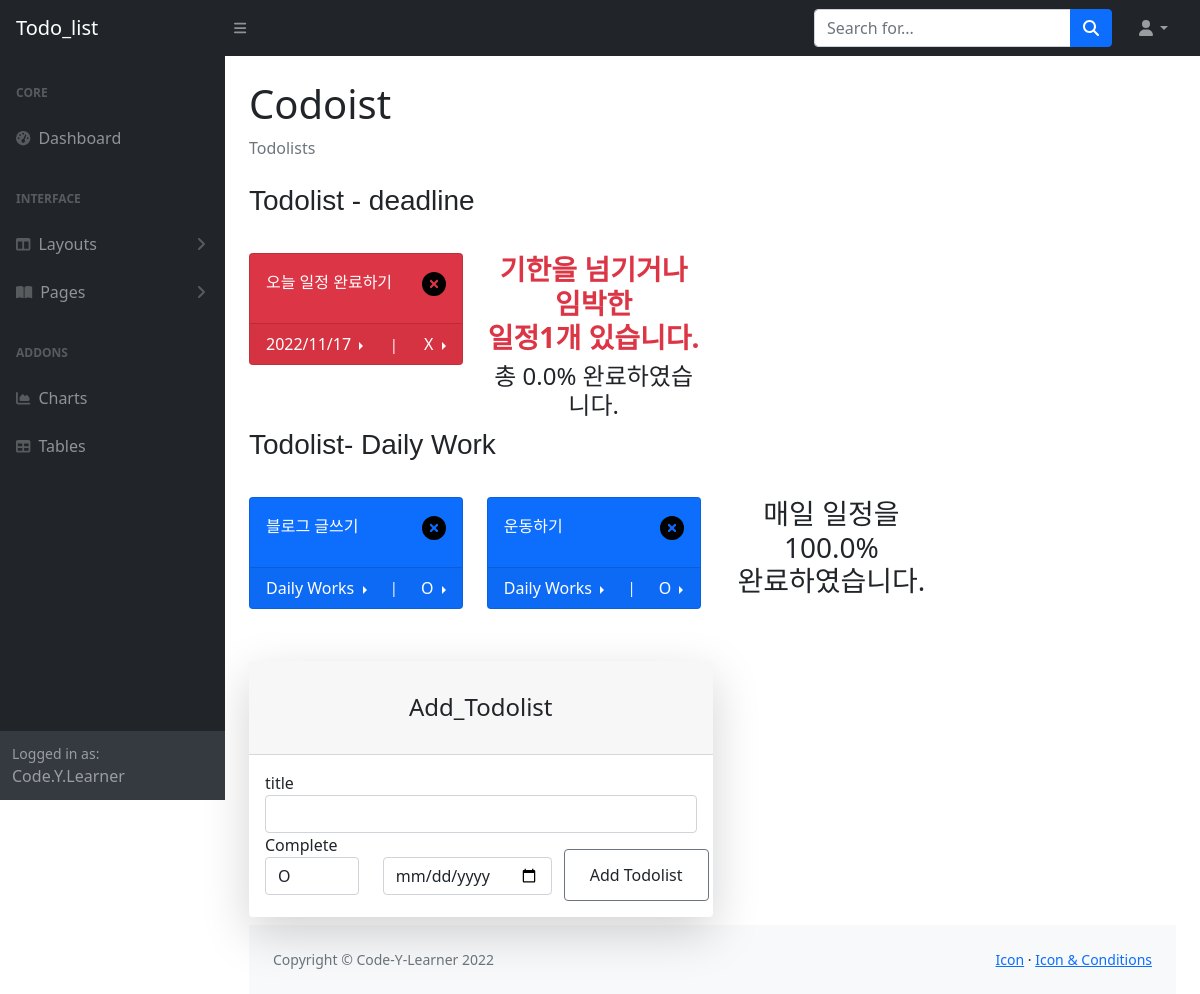
The page /dashboard/ (signed in) on the database its author committed.
### main.py (models this page shows)
class User(UserMixin, db.Model):
    __tablename__ = "users"
    id = db.Column(db.Integer, primary_key=True)
    email = db.Column(db.String(100), unique=True)
    password = db.Column(db.String(100))
    name = db.Column(db.String(100))
    code = db.Column(db.String(100))
    todo = relationship("TodoList", back_populates="author")
    timers = relationship("Timer", back_populates="usercode")

class TodoList(db.Model):
    __tablename__ = "todolists"
    id = db.Column(db.Integer, primary_key=True)
    author_id = db.Column(db.Integer, db.ForeignKey("users.id"))
    author = relationship("User", back_populates="todo")
    title = db.Column(db.String(250), unique=True, nullable=False)
    date = db.Column(db.String(250), nullable=False)
    deadline = db.Column(db.String(250), nullable=True)
    priority = db.Column(db.Text, nullable=True)
    timers = relationship("Timer", back_populates="parent_todolist")
    complete = db.Column(db.String(100), nullable=False)

### main.py (the view, shortened to what this page needs)
@app.route('/dashboard/', methods=["GET", "POST"])
@login_required
def dashboard():
    form_complete = ModifyCompleteForm()
    form_deadline = ModifyDeadlineForm()
    form_add = AddForm()
    def check_length():
        todolist_daily = 0
        todolist_deadline = 0
        cardlength_daily = [3,6]
        cardlength_deadline = [3,6]
        for todolist  in current_user.todo:
            if todolist.deadline == '':
                todolist_daily += 1
            else:
                todolist_deadline += 1
        if todolist_daily >= 3:
            cardlength_daily = [2,6]
        if todolist_deadline >= 3:
            cardlength_deadline = [2,6]
        return cardlength_daily, cardlength_deadline
    def check_progress():
        count_deadline = 0
        count_daily = 0
        count_notdone_deadline = 0
        count_notdone_daily =0
        deadline_over = 0
        progress_deadline = 0
        progress_daily = 0
        for todolist  in current_user.todo:
            if todolist.deadline != '':
                if todolist.complete != 'O':
                    count_notdone_deadline += 1
                if datetime.datetime.strptime(todolist.deadline, '%Y/%m/%d') < datetime.datetime.today():
                    if todolist.complete != 'O':
                        deadline_over += 1
                count_deadline += 1
            else:
                if todolist.complete != 'O':
                    count_notdone_daily += 1
                count_daily += 1
            if count_daily == 0:
                progress_daily = 0
            else:
                progress_daily = round((count_daily-count_notdone_daily)*100/count_daily,1)
            if count_deadline ==0:
                progress_deadline = 0
            else:
                progress_deadline = round((count_deadline-count_notdone_deadline)*100/count_deadline,1)
        return [ deadline_over, progress_deadline , progress_daily ]
    progress = check_progress()
    cardlength_daily, cardlength_deadline = check_length()
    return render_template("dashboard.html", current_user=current_user, form_1=form_deadline, form_2=form_complete,
                           form_3=form_add, length_daily = cardlength_daily, length_deadline = cardlength_deadline, progress = progress )

### templates/dashboard.html (shortened to what this page needs)
{% import "bootstrap/wtf.html" as wtf %}
{% include "header.html" %}
{% include "sidebar.html" %}
<div id="layoutSidenav_content">
    <main>
        {% if current_user.code: %}
        <div class="container-fluid px-4">
            <h1 class="mt-4">Codoist</h1>
            <ol class="breadcrumb mb-4">
                <li class="breadcrumb-item active">Todolists</li>
            </ol>
            <h3 class="card-sub-heading">Todolist - deadline</h3>
            <div class="row">
                {% for todolist in current_user.todo|sort(attribute='deadline') %}
                {% if todolist.deadline != '' %}
                <div class="col-xl-{{length_deadline[0]}} col-md-{{length_deadline[1]}}">
                    {% if todolist.complete == 'O' %}
                    <div class="card bg-primary text-white mb-4">
                        {% elif todolist.complete == 'X' %}
                        <div class="card bg-danger text-white mb-4">
                            {% else %}
                            <div class="card bg-warning text-white mb-4">
                                {% endif %}
                                <div class="card-body d-flex justify-content-between">
                                    {{ todolist.title }}
                                    <h4><a class="text-black text-decoration-none text-lg"
                                           href="{{ url_for('delete_todolist', todolist_id = todolist.id ) }}"><i
                                            class="fa-solid fa-circle-xmark"></i></a></h4>
                                </div>
                                <div class="card-footer d-flex align-items-center justify-content-between">
                                    <div class="dropend">
                                        <a class="dropdown-toggle text-white text-decoration-none"
                                           data-bs-toggle="dropdown" aria-expanded="false">
                                            {{todolist.deadline}}
                                        </a>
                                    </div>
                                    <div class="small text-white">|</div>
                                    <div class="dropend">
                                        <a class="dropdown-toggle text-white text-decoration-none"
                                           data-bs-toggle="dropdown" aria-expanded="false">
                                            {{todolist.complete}}
                                        </a>
                                    </div>
                                </div>
                            </div>
                        </div>
                        {% endif %}
                        {% endfor %}
                        <div class="col-xl-{{length_daily[0]}} col-md-{{length_daily[1]}}">
                            {% if progress[0] != 0 %}
                            <h3 class="text-danger fw-bold text-center">기한을 넘기거나 임박한<br>일정{{progress[0]}}개 있습니다. </h3>
                            {% endif %}
                            <h4 class="align-content-center text-center">총 {{progress[1]}}% 완료하였습니다. </h4>
                        </div>
                    </div>
                    <h3 class="card-sub-heading">Todolist- Daily Work</h3>
                    <div class="row">
                        {% for todolist in current_user.todo|sort(attribute='deadline') %}
                        {% if todolist.deadline == '' %}
                        <div class="col-xl-{{length_daily[0]}} col-md-{{length_daily[1]}}">
                            {% if todolist.complete == 'O' %}
                            <div class="card bg-primary text-white mb-4">
                                {% elif todolist.complete == 'X' %}
                                <div class="card bg-danger text-white mb-4">
                                    {% else %}
                                    <div class="card bg-warning text-white mb-4">
                                        {% endif %}
                                        <div class="card-body d-flex justify-content-between">
                                            {{ todolist.title }}
                                            <h4><a class="text-black text-decoration-none text-lg"
                                                   href="{{ url_for('delete_todolist', todolist_id = todolist.id ) }}"><i
                                                    class="fa-solid fa-circle-xmark"></i></a></h4>
                                        </div>
                                        <div class="card-footer d-flex align-items-center justify-content-between">
                                            <div class="dropend">
                                                <a class="dropdown-toggle text-white text-decoration-none"
                                                   data-bs-toggle="dropdown" aria-expanded="false">
                                                    Daily Works
                                                </a>
                                            </div>
                                            <div class="small text-white">|</div>
                                            <div class="dropend">
                                                <a class="dropdown-toggle text-white text-decoration-none"
                                                   data-bs-toggle="dropdown" aria-expanded="false">
                                                    {{todolist.complete}}
                                                </a>
                                            </div>
                                        </div>
                                    </div>
                                </div>
                                {% endif %}
                                {% endfor %}
                                <div class="col-xl-{{length_daily[0]}} col-md-{{length_daily[1]}} align-middle">
                                    <h3 class="text-center"> 매일 일정을 {{progress[2]}}% <br> 완료하였습니다. </h3>
                                </div>
                            </div>
                            <div class="container-fluid" id="card-add">
                                <div class="col-xl-6">
                                    <div class="card mb-2 shadow-lg border-0 rounded-lg">
                                        <div class="card-header"><h4 class="text-center font-weight-light my-4">
                                            Add_Todolist</h4></div>
                                        <div class="card-body">
                                            <form method="post" role="form">
                                                <div class="form-floating mb-6">
                                                    {{ wtf.form_field(form_3.title) }}
                                                </div>
                                                <div class="form-floating row">
                                                    <div class="col mb-18">
                                                        {{ wtf.form_field(form_3.complete) }}
                                                    </div>
                                                    <div class="col mb-18">
                                                        {{ wtf.form_field(form_3.deadline) }}
                                                    </div>
                                                        <a class="btn btn-outline-secondary btn-block col mb-18 add-submit-button">
                                                            {{ wtf.form_field(form_3.submit3) }}
                                                        </a>
                                                </div>
                                            </form>
                                        </div>
                                    </div>
                                </div>
                            </div>
                            {% endif %}
                            {% include "footer.html" %}

### templates/header.html (shortened to what this page needs)
<!DOCTYPE html>
<html>
    <head>
        <link rel="stylesheet" type="text/css" href="https://cdn.jsdelivr.net/gh/moonspam/NanumSquare@2.0/nanumsquare.css">
        <link href="https://cdn.jsdelivr.net/npm/simple-datatables@latest/dist/style.css" rel="stylesheet" />
        <link href="https://cdn.jsdelivr.net/npm/bootstrap@5.2.2/dist/css/bootstrap.min.css" rel="stylesheet">
        <link href="{{ url_for('static', filename='css/styles.css') }}" rel="stylesheet" />
    </head>

### templates/sidebar.html (shortened to what this page needs)
<body class="sb-nav-fixed">
        <nav class="sb-topnav navbar navbar-expand navbar-dark bg-dark">
            <a class="navbar-brand ps-3" href="{{ url_for('home') }}">Todo_list</a>
            <button class="btn btn-link btn-sm order-1 order-lg-0 me-4 me-lg-0" id="sidebarToggle" href="#!"><i class="fas fa-bars"></i></button>
            <form class="d-none d-md-inline-block form-inline ms-auto me-0 me-md-3 my-2 my-md-0">
                <div class="input-group">
                    <input class="form-control" type="text" placeholder="Search for..." aria-label="Search for..." aria-describedby="btnNavbarSearch" />
                    <button class="btn btn-primary" id="btnNavbarSearch" type="button"><i class="fas fa-search"></i></button>
                </div>
            </form>
            <ul class="navbar-nav ms-auto ms-md-0 me-3 me-lg-4">
                <li class="nav-item dropdown">
                    <a class="nav-link dropdown-toggle" id="navbarDropdown" href="#" role="button" data-bs-toggle="dropdown" aria-expanded="false"><i class="fas fa-user fa-fw"></i></a>
                </li>
            </ul>
        </nav>
        <div id="layoutSidenav">
            <div id="layoutSidenav_nav">
                <nav class="sb-sidenav accordion sb-sidenav-dark" id="sidenavAccordion">
                    <div class="sb-sidenav-menu">
                        <div class="nav">
                            <div class="sb-sidenav-menu-heading">Core</div>
                            <a class="nav-link" href="{{ url_for('home') }}">
                                <div class="sb-nav-link-icon"><i class="fas fa-tachometer-alt"></i></div>
                                Dashboard
                            </a>
                            <div class="sb-sidenav-menu-heading">Interface</div>
                            <a class="nav-link collapsed" href="#" data-bs-toggle="collapse" data-bs-target="#collapseLayouts" aria-expanded="false" aria-controls="collapseLayouts">
                                <div class="sb-nav-link-icon"><i class="fas fa-columns"></i></div>
                                Layouts
                                <div class="sb-sidenav-collapse-arrow"><i class="fas fa-angle-down"></i></div>
                            </a>
                            <a class="nav-link collapsed" href="#" data-bs-toggle="collapse" data-bs-target="#collapsePages" aria-expanded="false" aria-controls="collapsePages">
                                <div class="sb-nav-link-icon"><i class="fas fa-book-open"></i></div>
                                Pages
                                <div class="sb-sidenav-collapse-arrow"><i class="fas fa-angle-down"></i></div>
                            </a>
                            <div class="sb-sidenav-menu-heading">Addons</div>
                            <a class="nav-link" href="{{ url_for('home') }}">
                                <div class="sb-nav-link-icon"><i class="fas fa-chart-area"></i></div>
                                Charts
                            </a>
                            <a class="nav-link" href="{{ url_for('home') }}">
                                <div class="sb-nav-link-icon"><i class="fas fa-table"></i></div>
                                Tables
                            </a>
                        </div>
                    </div>
                    <div class="sb-sidenav-footer">
                        <div class="small">Logged in as:</div>
                        {{current_user.name}}
                    </div>
                </nav>
            </div>

### templates/footer.html (shortened to what this page needs)
<footer class="py-4 bg-light mt-auto">
                    <div class="container-fluid px-4">
                        <div class="d-flex align-items-center justify-content-between small">
                            <div class="text-muted">Copyright &copy; Code-Y-Learner 2022</div>
                            <div>
                                <a href="#">Icon</a>
                                &middot;
                                <a href="#">Icon &amp; Conditions</a>
                            </div>
                        </div>
                    </div>
                </footer>
            </div>
        </div>
    </body>
</html>

### rows shown on the page
User: name "Code.Y.Learner"
TodoList: title "오늘 일정 완료하기", deadline "2022/11/17", complete "X"
TodoList: title "블로그 글쓰기", complete "O"
TodoList: title "운동하기", complete "O"

### other values the page prints
{{ progress[0] }} "1"
{{ progress[1] }} "0.0"
{{ progress[2] }} "100.0"
